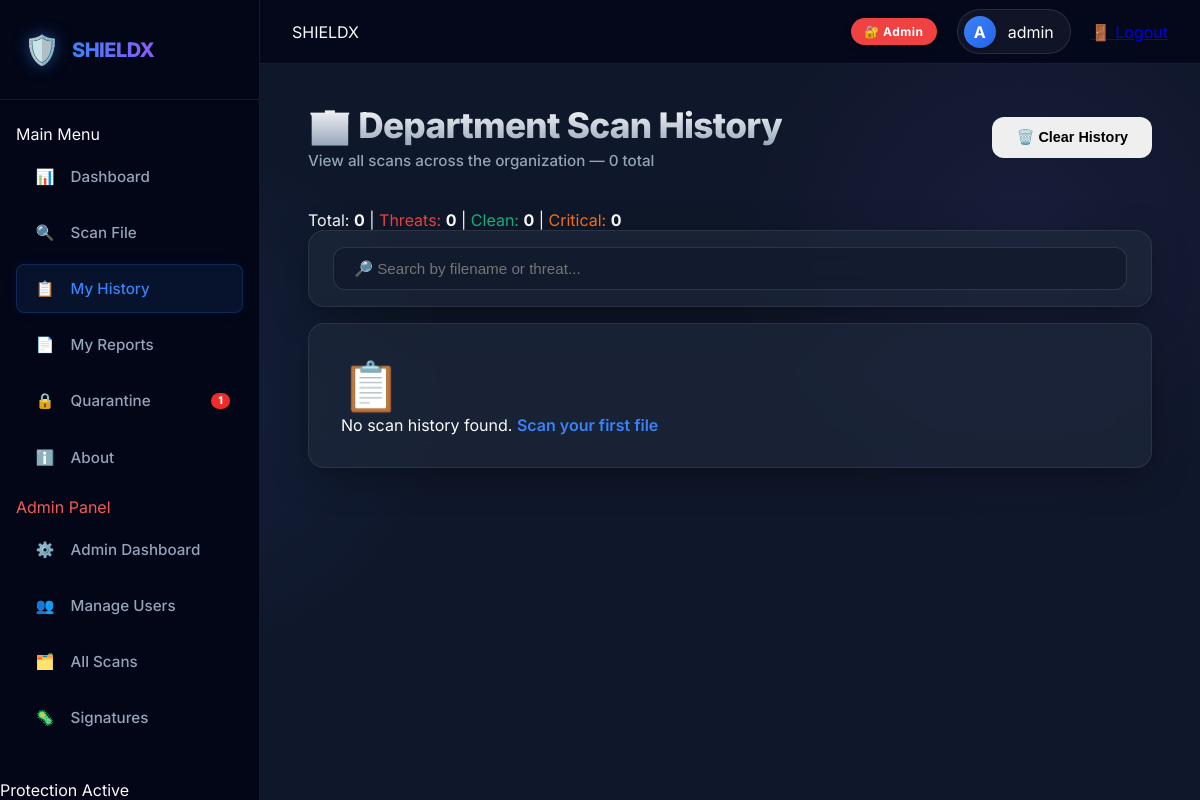
Screenshot of /history (signed in) with the database file from the repository.
### web/models.py (models this page shows, shortened)
class User(UserMixin, db.Model):
    __tablename__ = "users"
    id            = db.Column(db.Integer, primary_key=True)
    username      = db.Column(db.String(80),  unique=True, nullable=False)
    email         = db.Column(db.String(120), unique=True, nullable=False)
    password_hash = db.Column(db.String(256), nullable=False)
    role          = db.Column(db.String(20), default="student")  # student | staff | admin
    is_active     = db.Column(db.Boolean, default=True)
    created_at    = db.Column(db.DateTime, default=datetime.utcnow)
    @property
    def is_admin(self) -> bool:
        return self.role == "admin"
    @property
    def is_staff(self) -> bool:
        return self.role in ("staff", "admin")
    @property
    def role_label(self) -> str:
        return {"student": "🎓 Student", "staff": "👔 Staff", "admin": "🔐 Admin"}.get(self.role, self.role)
    @property
    def role_color(self) -> str:
        return {
            "student": "hsl(213,94%,60%)",
            "staff":   "hsl(142,71%,45%)",
            "admin":   "hsl(0,85%,60%)",
        }.get(self.role, "var(--text-muted)")

### web/app.py (the view)
    @main.route("/history")
    @login_required
    def history_page():
        uid        = current_user.id
        staff_view = current_user.is_staff   # staff + admin see ALL users
        if staff_view:
            history = get_all(user_id=None)  # all users
            stats   = get_stats(user_id=None)
            user_map = {u.id: u.username for u in User.query.all()}
            for e in history:
                e["username"] = user_map.get(e.get("user_id"), "Unknown")
        else:
            history = get_all(user_id=uid)
            stats   = get_stats(user_id=uid)
        return render_template("history.html", history=history, stats=stats,
                               staff_view=staff_view)

### web/quarantine.py (called while the page is built)
def _load() -> list:
    if not _INDEX_FILE or not os.path.exists(_INDEX_FILE):
        return []
    try:
        with open(_INDEX_FILE, "r") as f:
            return json.load(f)
    except Exception:
        return []

def get_all(user_id: int = None, admin: bool = False) -> list:
    index = _load()
    if admin:
        return index
    if user_id is not None:
        return [e for e in index if e.get("user_id") == user_id]
    return []

### web/scan_history.py (called while the page is built)
def _load():
    if not os.path.exists(HISTORY_FILE):
        return []
    try:
        with open(HISTORY_FILE) as f:
            return json.load(f)
    except Exception:
        return []

def get_all(user_id=None):
    history = _load()
    if user_id is None:
        return history
    return [e for e in history if e.get("user_id") == user_id]

def get_stats(user_id=None):
    history = get_all(user_id=user_id)
    total    = len(history)
    threats  = sum(1 for e in history if e.get("is_malicious"))
    critical = sum(1 for e in history if e.get("severity") == "CRITICAL")
    high     = sum(1 for e in history if e.get("severity") == "HIGH")
    return {
        "total_scans":   total,
        "threats_found": threats,
        "clean_files":   total - threats,
        "critical":      critical,
        "high":          high,
    }

### web/templates/history.html (shortened to what this page needs)
{% extends "base.html" %}
{% block content %}
<div class="page-header">
    <div>
        <h1 class="page-title">
            {% if staff_view %}🏢 Department Scan History{% else %}My Scan History{% endif %}
        </h1>
        <p class="page-subtitle">
            {% if staff_view %}View all scans across the organization{% else %}Your personal scan records{% endif %}
            — {{ history | length }} total
        </p>
    </div>
    <form action="{{ url_for('main.clear_history_route') }}" method="POST"
        onsubmit="return confirm('Clear all history? This cannot be undone.')">
        <button type="submit" class="btn btn-danger">🗑️ Clear History</button>
    </form>
</div>
<div class="stats-strip">
    <span>Total: <strong>{{ stats.total_scans }}</strong></span>
    <span class="divider">|</span>
    <span style="color: var(--red);">Threats: <strong>{{ stats.threats_found }}</strong></span>
    <span class="divider">|</span>
    <span style="color: var(--green);">Clean: <strong>{{ stats.clean_files }}</strong></span>
    <span class="divider">|</span>
    <span style="color: var(--orange);">Critical: <strong>{{ stats.critical }}</strong></span>
</div>
<div class="glass-card" style="margin-bottom: 1rem; padding: 1rem 1.5rem;">
    <input type="text" id="search-input" placeholder="🔎 Search by filename or threat..." class="search-input"
        oninput="filterTable(this.value)">
</div>
<div class="glass-card">
    {% if history %}
    <div class="table-wrapper">
        <table class="data-table" id="history-table">
            <thead>
                <tr>
                    <th>File Name</th>
                    {% if staff_view %}
                    <th>User</th>
                    {% endif %}
                    <th>Status</th>
                    <th>Severity</th>
                    <th>Threat</th>
                    <th>Size</th>
                    <th>MD5</th>
                    <th>Scanned At</th>
                </tr>
            </thead>
            <tbody>
                {% for entry in history %}
                <tr class="{% if entry.is_malicious %}row-threat{% else %}row-clean{% endif %}">
                    <td class="file-name-cell">📄 {{ entry.file_name }}</td>
                    {% if staff_view %}
                    <td style="font-size:0.85rem; color:var(--text-muted);">
                        👤 {{ entry.username or 'Unknown' }}
                    </td>
                    {% endif %}
                    <td>
                        {% if entry.is_malicious %}
                        <span class="badge badge-danger">⚠️ THREAT</span>
                        {% else %}
                        <span class="badge badge-success">✅ CLEAN</span>
                        {% endif %}
                    </td>
                    <td>
                        {% if entry.severity %}
                        <span class="badge badge-{{ entry.severity | lower }}">{{ entry.severity }}</span>
                        {% else %}<span style="color: var(--text-muted)">—</span>{% endif %}
                    </td>
                    <td style="color: var(--text-muted); font-size: 0.85rem;">{{ entry.threat_name or '—' }}</td>
                    <td style="color: var(--text-muted); font-size: 0.85rem;">{{ entry.metadata.size if entry.metadata
                        else '—' }}</td>
                    <td class="hash-short">{{ entry.md5[:12] if entry.md5 and entry.md5 != 'N/A' else '—' }}...</td>
                    <td style="color: var(--text-muted); font-size: 0.85rem;">{{ entry.scanned_at }}</td>
                </tr>
                {% endfor %}
            </tbody>
        </table>
    </div>
    {% else %}
    <div class="empty-state">
        <p style="font-size: 3rem;">📋</p>
        <p>No scan history found. <a href="{{ url_for('main.scan_page') }}" class="link">Scan your first file</a></p>
    </div>
    {% endif %}
</div>
{% endblock %}

### web/templates/base.html (shortened to what this page needs)
<!DOCTYPE html>
<html lang="en">
<head>
    <link rel="stylesheet" href="{{ url_for('static', filename='css/style.css') }}">
</head>
<body>
    <aside class="sidebar">
        <div class="sidebar-brand">
            <span class="brand-icon">🛡️</span>
            <span class="brand-text">SHIELDX</span>
        </div>
        <nav class="sidebar-nav">
            <p class="nav-section-label">Main Menu</p>
            <a href="{{ url_for('main.index') }}"
                class="nav-item {% if request.endpoint == 'main.index' %}active{% endif %}">
                <span class="nav-icon">📊</span><span>Dashboard</span>
            </a>
            <a href="{{ url_for('main.scan_page') }}"
                class="nav-item {% if request.endpoint == 'main.scan_page' %}active{% endif %}">
                <span class="nav-icon">🔍</span><span>Scan File</span>
            </a>
            <a href="{{ url_for('main.history_page') }}"
                class="nav-item {% if request.endpoint == 'main.history_page' %}active{% endif %}">
                <span class="nav-icon">📋</span><span>My History</span>
            </a>
            <a href="{{ url_for('main.reports_page') }}"
                class="nav-item {% if request.endpoint == 'main.reports_page' %}active{% endif %}">
                <span class="nav-icon">📄</span><span>My Reports</span>
            </a>
            <a href="{{ url_for('main.quarantine_page') }}"
                class="nav-item {% if request.endpoint == 'main.quarantine_page' %}active{% endif %}"
                style="position:relative;">
                <span class="nav-icon">🔒</span><span>Quarantine</span>
                {% if quarantine_count > 0 %}
                <span style="
                    position:absolute; right:0.75rem; top:50%; transform:translateY(-50%);
                    background:hsl(0,85%,55%); color:#fff; font-size:0.65rem; font-weight:800;
                    padding:0.1rem 0.45rem; border-radius:99px; animation:pulse 2s infinite;
                ">{{ quarantine_count }}</span>
                {% endif %}
            </a>
            <a href="{{ url_for('main.about_page') }}"
                class="nav-item {% if request.endpoint == 'main.about_page' %}active{% endif %}">
                <span class="nav-icon">ℹ️</span><span>About</span>
            </a>
            {% if current_user.is_admin %}
            <p class="nav-section-label" style="color: hsl(0,85%,65%);">Admin Panel</p>
            <a href="{{ url_for('admin.dashboard') }}"
                class="nav-item nav-admin {% if request.endpoint == 'admin.dashboard' %}active{% endif %}">
                <span class="nav-icon">⚙️</span><span>Admin Dashboard</span>
            </a>
            <a href="{{ url_for('admin.users') }}"
                class="nav-item nav-admin {% if request.endpoint == 'admin.users' %}active{% endif %}">
                <span class="nav-icon">👥</span><span>Manage Users</span>
            </a>
            <a href="{{ url_for('admin.history') }}"
                class="nav-item nav-admin {% if request.endpoint == 'admin.history' %}active{% endif %}">
                <span class="nav-icon">🗂️</span><span>All Scans</span>
            </a>
            <a href="{{ url_for('admin.signatures') }}"
                class="nav-item nav-admin {% if request.endpoint == 'admin.signatures' %}active{% endif %}">
                <span class="nav-icon">🦠</span><span>Signatures</span>
            </a>
            {% endif %}
        </nav>
        <div class="sidebar-status">
            <span>Protection Active</span>
        </div>
    </aside>
    <header class="topbar">
        <div class="topbar-left">
            <span class="topbar-page">{% block topbar_title %}SHIELDX{% endblock %}</span>
        </div>
        <div class="topbar-right">
            <span class="role-pill" style="background:{{ current_user.role_color }}; color:white;">
                {{ current_user.role_label }}
            </span>
            <div class="user-chip">
                <div class="user-avatar-sm">{{ current_user.username[0] | upper }}</div>
                <span class="user-chip-name">{{ current_user.username }}</span>
            </div>
            <a href="{{ url_for('auth.logout') }}" class="topbar-logout">
                🚪 Logout
            </a>
        </div>
    </header>
    <main class="main-content">
        {% block content %}{% endblock %}
    </main>
</body>
</html>

### rows the page displays
User: role_label "🔐 Admin", username "A", username "admin"

### other values shown
{{ quarantine_count }} "1"
{{ history | length }} "0"
{{ stats.total_scans }} "0"
{{ stats.threats_found }} "0"
{{ stats.clean_files }} "0"
{{ stats.critical }} "0"
